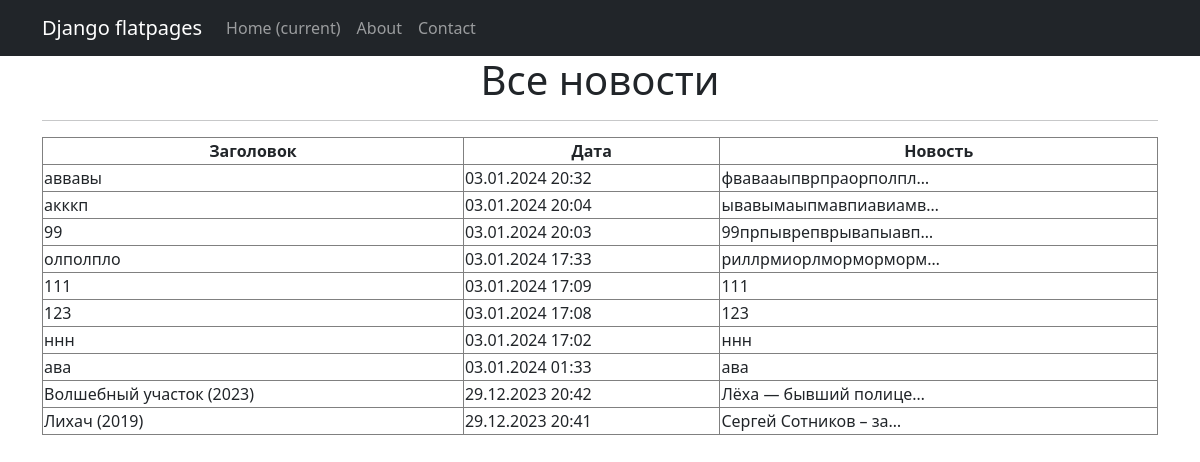
Page /news/ on the committed database.
### sajt/models.py (models this page shows, shortened)
class Post(models.Model):
    artikul = 'AR'
    news = 'NE'
    POSITIONS = [
        (artikul, 'статья'),
        (news, 'новость'),
    ]
    author = models.ForeignKey(Author, on_delete=models.CASCADE)
    type = models.CharField(max_length = 2, choices = POSITIONS, default=news, blank=True)
    datetime_in = models.DateTimeField(auto_now_add = True)
    head = models.CharField(max_length = 255)
    tekst = models.TextField()
    rating = models.IntegerField(default = 0)
    category = models.ManyToManyField(Category, through='PostCategory')

### sajt/views.py (the view)
# urls.py: path('news/', PostsList.as_view(), name= 'posts_list'),
class PostsList(ListView):
    model = Post
    queryset = Post.objects.filter(type__exact='NE').order_by('-datetime_in')
    template_name = 'posts.html'
    context_object_name = 'posts'
    paginate_by = 10

### templates/posts.html (shortened to what this page needs)
{% extends 'flatpages/default.html' %}
{% block content %}
   <h1>Все новости</h1>
   <hr>
   {% if posts %}
       <table class="table-bordered" width="100%">
           <tr>
               <th>Заголовок</th>
               <th>Дата</th>
               <th>Новость</th>
           </tr>
           {% for post in posts %}
           {% if post.type == 'NE' %}
           <tr align="left">
               <td>{{ post.head }}</td>
               <td>{{ post.datetime_in|date:'d.m.Y H:i' }}</td>
               <td>{{ post.tekst|truncatechars:21 }}</td>
           </tr>
           {% endif %}
           {% endfor %}
       </table>
   {% else %}
       <h2>Новостёв нет!</h2>
   {% endif %}
{% endblock content %}

### rows in the picture
Post: head "аввавы", datetime_in "03.01.2024 20:32", tekst "фвавааыпврпраорполпл…"
Post: head "акккп", datetime_in "03.01.2024 20:04", tekst "ывавымаыпмавпиавиамв…"
Post: head "99", datetime_in "03.01.2024 20:03", tekst "99прпыврепврывапыавп…"
Post: head "олполпло", datetime_in "03.01.2024 17:33", tekst "риллрмиорлморморморм…"
Post: head "111", datetime_in "03.01.2024 17:09", tekst "111"
Post: head "123", datetime_in "03.01.2024 17:08", tekst "123"
Post: head "ннн", datetime_in "03.01.2024 17:02", tekst "ннн"
Post: head "ава", datetime_in "03.01.2024 01:33", tekst "ава"
Post: head "Волшебный участок (2023)", datetime_in "29.12.2023 20:42", tekst "Лёха — бывший полице…"
Post: head "Лихач (2019)", datetime_in "29.12.2023 20:41", tekst "Сергей Сотников – за…"
